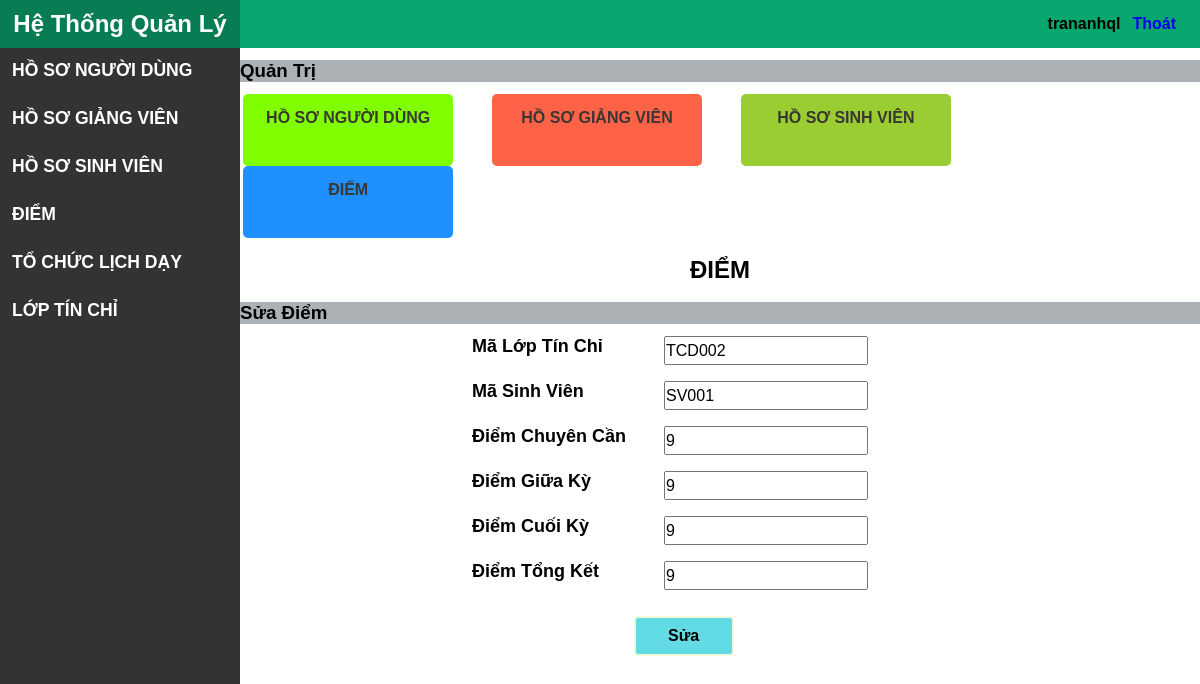
/Diem/SuaDiem/TCD002/SV001 (signed in), run on the app's committed database.
### tables this page shows
CREATE TABLE `diem` (
  `matochuday` varchar(20) NOT NULL,
  `masv` varchar(20) NOT NULL,
  `diemchuyencan` float DEFAULT NULL,
  `diemgiuaky` float DEFAULT NULL,
  `diemcuoiky` float DEFAULT NULL,
  `diemtongket` float DEFAULT NULL
);

### mvc/core/Controller.php (called while the page is built, shortened)
<?php
class Controller
{
    public function view($view, $data = [])
    {
        require_once "./mvc/views/" . $view . ".php";
    }
}

### mvc/controllers/Diem.php (called while the page is built, shortened)
<?php
class Diem extends Controller
{
    public function SuaDiem($matochuday, $masv)
    {
        $daoDiem = $this->model("DaoDiem");
        $res = "";
        $arrDiem = $daoDiem->layDiemTheoMaDiem($matochuday, $masv);
        $this->view("LayoutQuanTri", ["page" => "DiemSua", "css" => "DiemSua", "arrDiem" => $arrDiem, "res" => $res]);
    }
}

### mvc/core/App.php (called while the page is built, shortened)
<?php
class App
{
   protected $action = "SayHi";
   protected $params = [];
   function __construct()
   {
      $arr = $this->UrlProcess();
      $this->controller=new $this->controller;
      unset($arr[0]);
      if (isset($arr[1])) {
         if (method_exists($this->controller, $arr[1])) {
            $this->action = $arr[1];
         }
      }
      unset($arr[1]);
      if (isset($arr)) {
         $this->params = $arr;
      } else {
         $this->params = [];
      }
      call_user_func_array([$this->controller,$this->action],$this->params);
   }
   function UrlProcess()
   {
      if (isset($_GET['url'])) {
         return explode('/', filter_var(trim($_GET['url'], '/')));
      }
   }
}

### index.php (called while the page is built, shortened)
<?php
$myApp = new App();

### mvc/core/DB.php (called while the page is built, shortened)
<?php
class DB
{
    protected $serverName = "localhost";
    protected $userName = "root";
    protected $password = "";
    function __construct()
    {
        $this->conn=mysqli_connect($this->serverName,$this->userName,$this->password);
     }
}

### mvc/models/DaoDiem.php (called while the page is built, shortened)
<?php
class DaoDiem extends DB
{
    public function layDiemTheoMaDiem($matochuday,$masv)
    {
        $array = [];
        $sql = "SELECT * FROM diem WHERE matochuday='$matochuday' AND masv='$masv'";
        $result = mysqli_query($this->conn, $sql);
        while ($row = mysqli_fetch_assoc($result)) {
            $array[] = $row;
        }
        return $array;
    }
}

### mvc/views/pages/DiemSua.php (the view, shortened to what this page needs)
<div class="content-main">
    <h2>ĐIỂM</h2>
    <h3>Sửa Điểm</h3>
    <form id="formSV" method="POST" action="">
        <div class="row">
            <label for="matochuday" class="lb">Mã Lớp Tín Chỉ</label>
            <input type="text" id="matochuday" name="matochuday" value="<?php echo $data["arrDiem"][0]["matochuday"] ?>" readonly />
        </div>
        <div class="row">
            <label for="masv" class="lb">Mã Sinh Viên</label>
            <input type="text" id="masv" name="masv" value="<?php echo $data["arrDiem"][0]["masv"] ?>" readonly />
        </div>
        <div class="row">
            <label for="diemchuyencan" class="lb">Điểm Chuyên Cần</label>
            <input type="number" id="diemchuyencan" name="diemchuyencan" value="<?php echo $data["arrDiem"][0]["diemchuyencan"]  ?>" required min="0" max="10" />
        </div>
        <div class="row">
            <label for="diemgiuaky" class="lb">Điểm Giữa Kỳ</label>
            <input type="number" id="diemgiuaky" name="diemgiuaky" value="<?php echo $data["arrDiem"][0]["diemgiuaky"] ?>" required min="0" max="10" />
        </div>
        <div class="row">
            <label for="diemcuoiky" class="lb">Điểm Cuối Kỳ</label>
            <input type="number" id="diemcuoiky" name="diemcuoiky" value="<?php echo $data["arrDiem"][0]["diemcuoiky"] ?>" required min="0" max="10" />
        </div>
        <div class="row">
            <label for="diemtongket" class="lb">Điểm Tổng Kết</label>
            <input type="number" id="diemtongket" name="diemtongket" value="<?php echo $data["arrDiem"][0]["diemtongket"] ?>" required min="0" max="10" />
        </div>
        <div class="row">
            <input type="submit" name="sua" value="Sửa" />
        </div>
    </form>
</div>

### public/css/QuanTri.css (style rules this page uses)
* { margin: 0px; padding: 0px; }
body { font-size: 1em; font-family: Helvetica, sans-serif; background-color: white; }
.content .content-admin h3 { margin: 1vw 0vw; }

### public/css/DiemSua.css (style rules this page uses)
.content-main h3 { background-color: rgb(172, 177, 182); }
.content-main h2 { margin: 1.5vw 0vw; text-align: center; }
.content-main #formSV { margin-bottom: 30px; width: 60%; margin: auto; }
.content-main #formSV .row { margin-bottom: 15px; height: 30px; }
.content-main #formSV .row input[type="text"] { float: right; margin-right: 140px; width: 200px; height: 25px; font-size: 16px; }
.content-main #formSV .row input[type="number"] { float: right; margin-right: 140px; width: 200px; height: 25px; font-size: 16px; }
.content-main #formSV .row .lb { float: left; margin-left: 40px; font-weight: bold; font-size: 18px; }
.content-main #formSV .row input[type="submit"] { margin-top: 10px; margin-left: 35%; width: 100px; height: 40px; font-weight: bold; border-radius: 4px; border: 2px solid rgb(239, 247, 220); background-color: rgb(99, 219, 228); font-size: 16px; }

### data on the page
diem: matochuday "TCD002", masv "SV001", diemchuyencan "9", diemgiuaky "9", diemcuoiky "9", diemtongket "9"

### other printed values
$_SESSION['user'] "trananhql"
